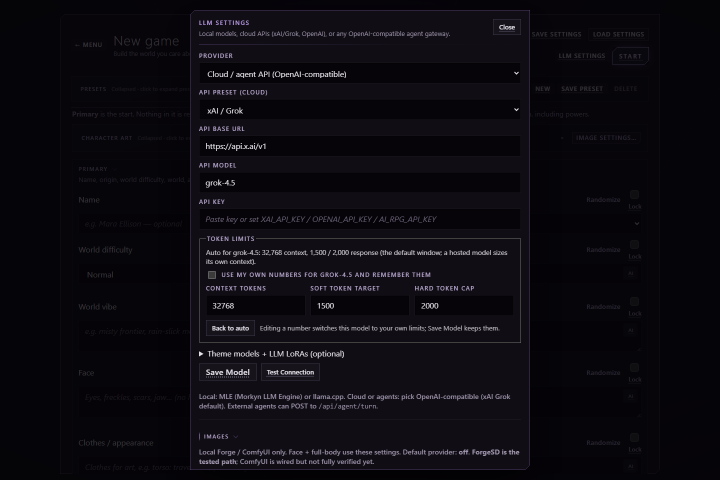
#> input picture Media/screen-model-settings.png, 1440 x 960 px, given in place of morkyn-logo.png, which was not available (shown at 1/2 size)
$ python make_icon.py out.png 100
#> lines starting #> are read from the running program, lines starting #| are printed output that depends on the picture; pictures that were not available may be replaced by others from this repository, and a replacement may not be noted
"""Make the Linux menu icon: the logo centred on a square, transparent canvas.

    python packaging/linux/make_icon.py <out.png> [size]

Media/morkyn-logo.png is taller than wide; a plain resize would squash it.
"""
from __future__ import annotations

import sys
from pathlib import Path

from PIL import Image

ROOT = Path(__file__).resolve().parent.parent.parent


def main() -> None:
    out = Path(sys.argv[1])
    size = int(sys.argv[2]) if len(sys.argv) > 2 else 256
    logo = Image.open(ROOT / "Media" / "morkyn-logo.png").convert("RGBA")
    side = max(logo.size)
#> side = 1440
    square = Image.new("RGBA", (side, side), (0, 0, 0, 0))
#> square: PIL image 1440x1440 RGBA; every value is 0
    square.paste(logo, ((side - logo.width) // 2, (side - logo.height) // 2))
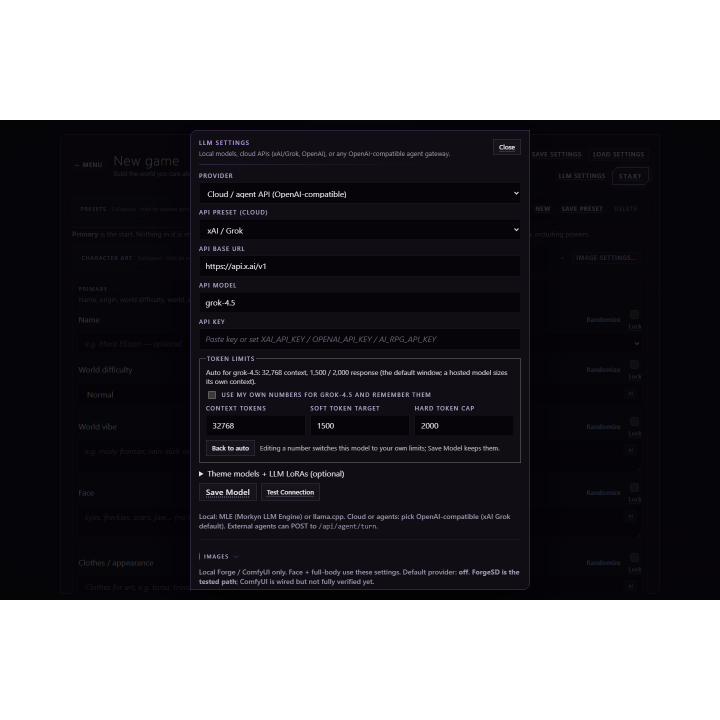
#> square: PIL image 1440x1440 RGBA (shown at 1/2 size); mean R, G, B, A 8.4, 7.1, 10.7, 170; transparent parts drawn white
    out.parent.mkdir(parents=True, exist_ok=True)
    square.resize((size, size), Image.LANCZOS).save(out)
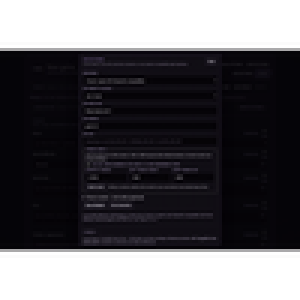
#> saved as out.png: PIL image 100x100 RGBA (shown 3 times larger); mean R, G, B, A 8.5, 7.1, 10.7, 170; transparent parts drawn white


if __name__ == "__main__":
    main()

$ run again, on Media/screen-play-compact.png
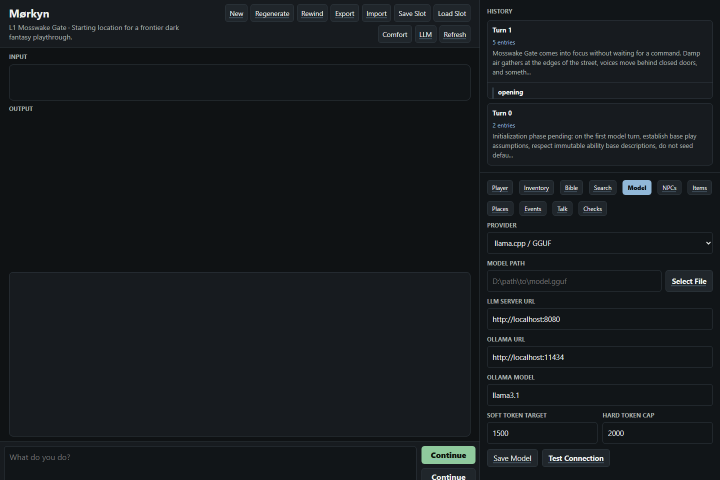
#> input picture Media/screen-play-compact.png, 1440 x 960 px, given in place of morkyn-logo.png, which was not available (shown at 1/2 size)
#> in main, `square.paste(logo, ((side - logo.width) // 2, (side - logo.height) // ..`:
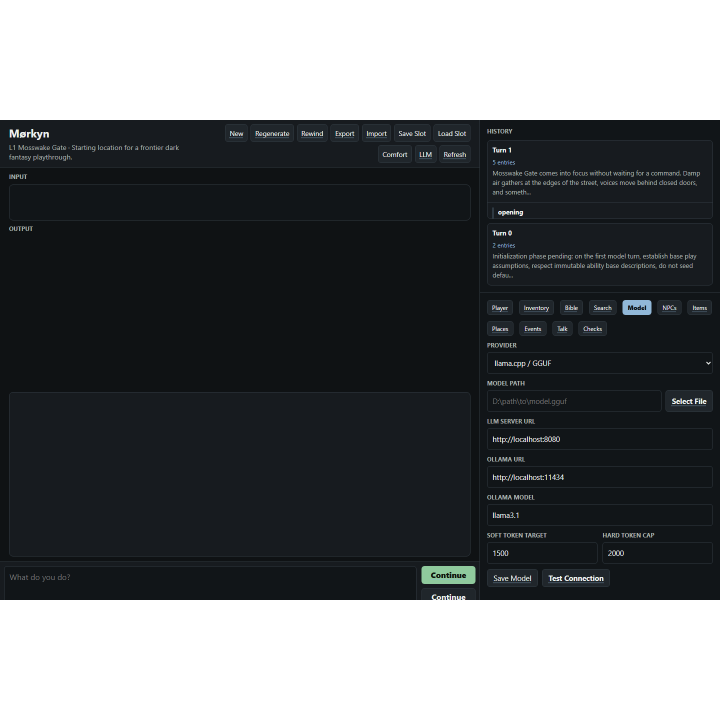
#> square: PIL image 1440x1440 RGBA (shown at 1/2 size); mean R, G, B, A 14.9, 17.6, 19.7, 170; transparent parts drawn white
#> in main, `square.resize((size, size), Image.LANCZOS).save(out)`:
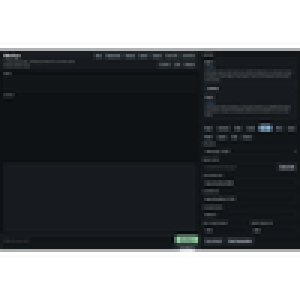
#> saved as out.png: PIL image 100x100 RGBA (shown 3 times larger); mean R, G, B, A 15.3, 18.1, 20.2, 170; transparent parts drawn white

$ run again, on Media/screen-play-menu.png
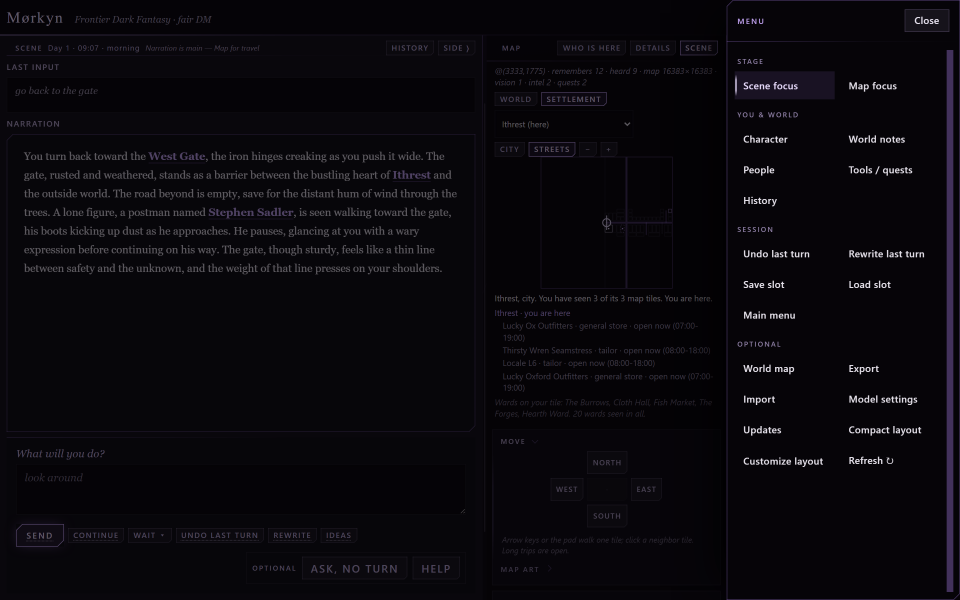
#> input picture Media/screen-play-menu.png, 2880 x 1800 px, given in place of morkyn-logo.png, which was not available (shown at 1/3 size)
#> in main, `square.paste(logo, ((side - logo.width) // 2, (side - logo.height) // ..`:
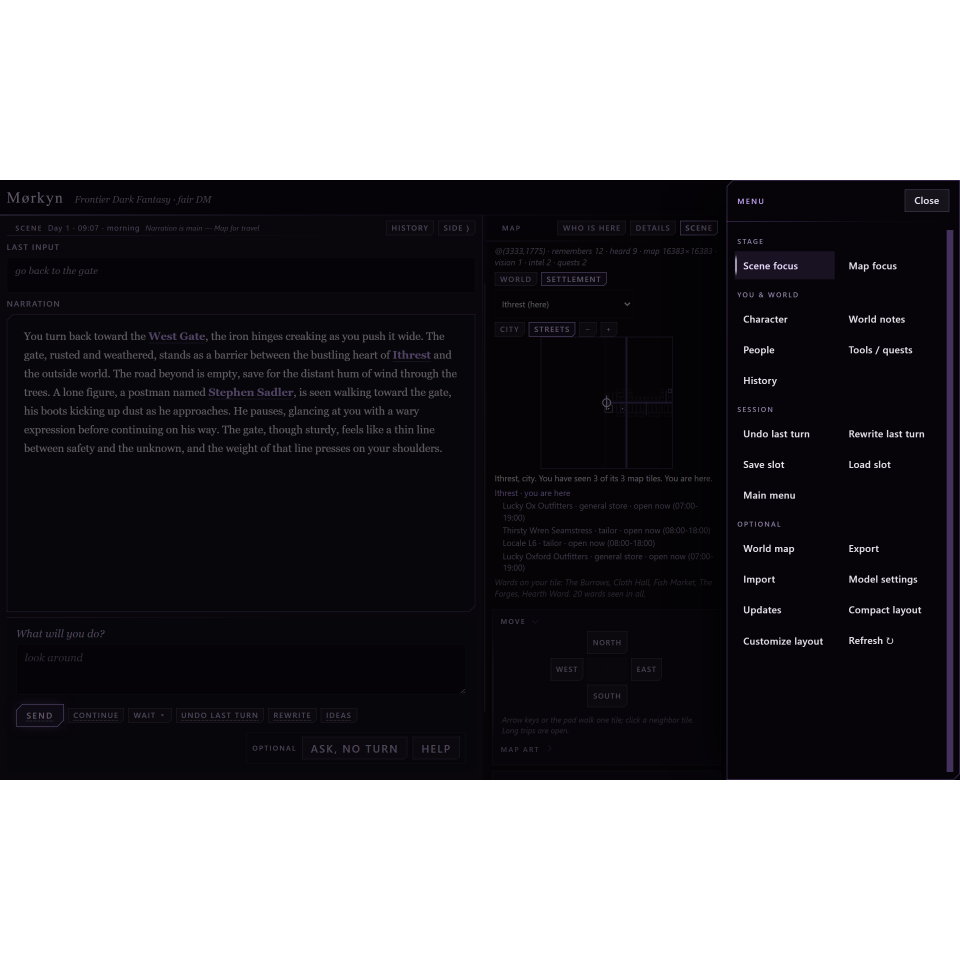
#> square: PIL image 2880x2880 RGBA (shown at 1/3 size); mean R, G, B, A 6.3, 5.2, 8.1, 159.4; transparent parts drawn white
#> in main, `square.resize((size, size), Image.LANCZOS).save(out)`:
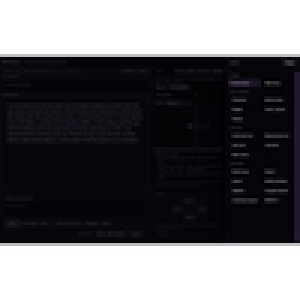
#> saved as out.png: PIL image 100x100 RGBA (shown 3 times larger); mean R, G, B, A 6.5, 5.3, 8.3, 159.4; transparent parts drawn white
